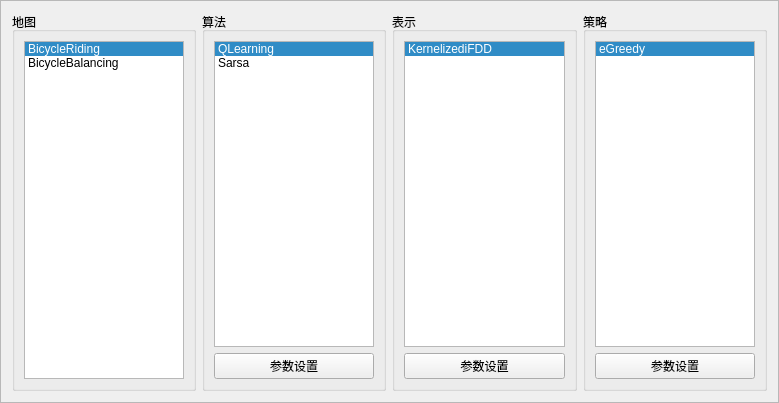
<?xml version="1.0" encoding="UTF-8"?>
<ui version="4.0">
 <class>Frame</class>
 <widget class="QFrame" name="Frame">
  <property name="geometry">
   <rect>
    <x>0</x>
    <y>0</y>
    <width>779</width>
    <height>403</height>
   </rect>
  </property>
  <property name="windowTitle">
   <string>Frame</string>
  </property>
  <property name="frameShape">
   <enum>QFrame::StyledPanel</enum>
  </property>
  <property name="frameShadow">
   <enum>QFrame::Raised</enum>
  </property>
  <layout class="QGridLayout" name="gridLayout">
   <item row="0" column="0">
    <widget class="QGroupBox" name="groupBox">
     <property name="title">
      <string>地图</string>
     </property>
     <layout class="QVBoxLayout" name="verticalLayout">
      <item>
       <widget class="QListWidget" name="lstMap">
        <property name="currentRow">
         <number>0</number>
        </property>
        <item>
         <property name="text">
          <string>BicycleRiding</string>
         </property>
        </item>
        <item>
         <property name="text">
          <string>BicycleBalancing</string>
         </property>
        </item>
       </widget>
      </item>
     </layout>
    </widget>
   </item>
   <item row="0" column="1">
    <widget class="QGroupBox" name="groupBox_2">
     <property name="title">
      <string>算法</string>
     </property>
     <layout class="QVBoxLayout" name="verticalLayout_2">
      <item>
       <widget class="QListWidget" name="lstAgent">
        <property name="currentRow">
         <number>0</number>
        </property>
        <property name="sortingEnabled">
         <bool>false</bool>
        </property>
        <item>
         <property name="text">
          <string>QLearning</string>
         </property>
        </item>
        <item>
         <property name="text">
          <string>Sarsa</string>
         </property>
        </item>
       </widget>
      </item>
      <item>
       <widget class="QPushButton" name="btnConfigAgent">
        <property name="text">
         <string>参数设置</string>
        </property>
       </widget>
      </item>
     </layout>
    </widget>
   </item>
   <item row="0" column="2">
    <widget class="QGroupBox" name="groupBox_3">
     <property name="title">
      <string>表示</string>
     </property>
     <layout class="QVBoxLayout" name="verticalLayout_3">
      <item>
       <widget class="QListWidget" name="lstRepresentation">
        <property name="currentRow">
         <number>0</number>
        </property>
        <item>
         <property name="text">
          <string>KernelizediFDD</string>
         </property>
        </item>
       </widget>
      </item>
      <item>
       <widget class="QPushButton" name="btnConfigRepresentation">
        <property name="text">
         <string>参数设置</string>
        </property>
       </widget>
      </item>
     </layout>
    </widget>
   </item>
   <item row="0" column="3">
    <widget class="QGroupBox" name="groupBox_4">
     <property name="title">
      <string>策略</string>
     </property>
     <layout class="QVBoxLayout" name="verticalLayout_4">
      <item>
       <widget class="QListWidget" name="lstPolicy">
        <property name="currentRow">
         <number>0</number>
        </property>
        <item>
         <property name="text">
          <string>eGreedy</string>
         </property>
        </item>
       </widget>
      </item>
      <item>
       <widget class="QPushButton" name="btnConfigPolicy">
        <property name="text">
         <string>参数设置</string>
        </property>
       </widget>
      </item>
     </layout>
    </widget>
   </item>
  </layout>
 </widget>
 <resources/>
 <connections/>
</ui>
